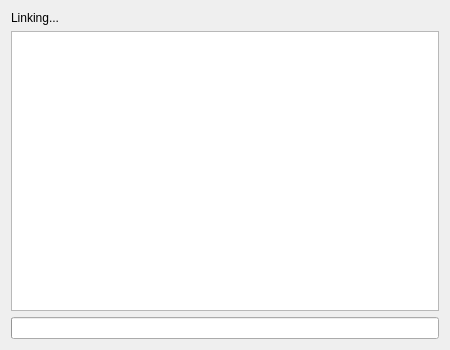
<?xml version="1.0" encoding="UTF-8"?>
<ui version="4.0">
 <class>ProgressDialog</class>
 <widget class="QDialog" name="ProgressDialog">
  <property name="geometry">
   <rect>
    <x>0</x>
    <y>0</y>
    <width>450</width>
    <height>350</height>
   </rect>
  </property>
  <property name="windowTitle">
   <string>gta5hla - Linking...</string>
  </property>
  <layout class="QVBoxLayout" name="vlProgressDialog">
   <item>
    <widget class="QLabel" name="labLink">
     <property name="text">
      <string>Linking...</string>
     </property>
    </widget>
   </item>
   <item>
    <widget class="QPlainTextEdit" name="txtLog">
     <property name="readOnly">
      <bool>true</bool>
     </property>
    </widget>
   </item>
   <item>
    <widget class="QProgressBar" name="pbProgress">
     <property name="value">
      <number>0</number>
     </property>
     <property name="textVisible">
      <bool>false</bool>
     </property>
    </widget>
   </item>
  </layout>
 </widget>
 <resources/>
 <connections/>
</ui>
